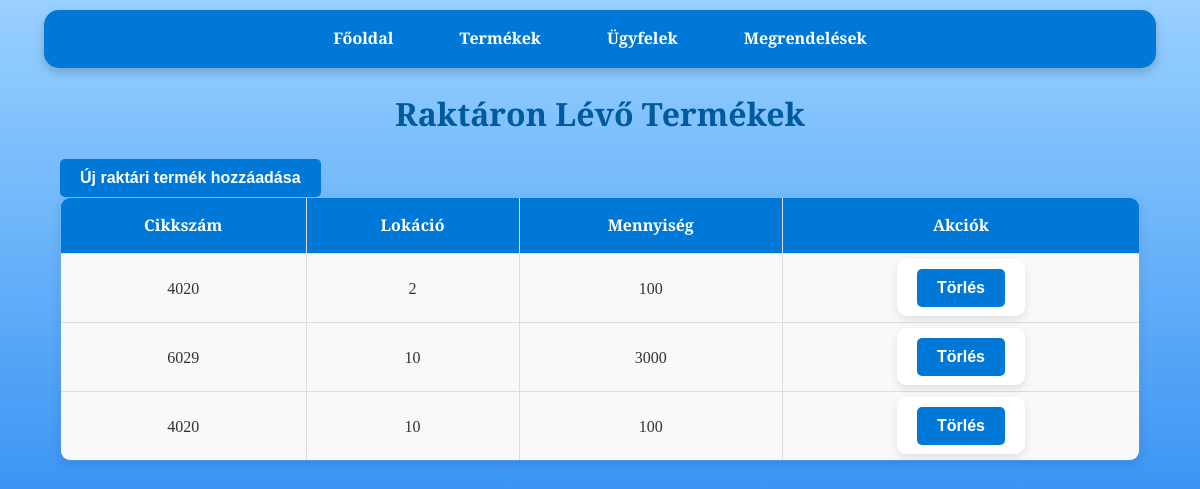
Page /stock on the earlier database version.
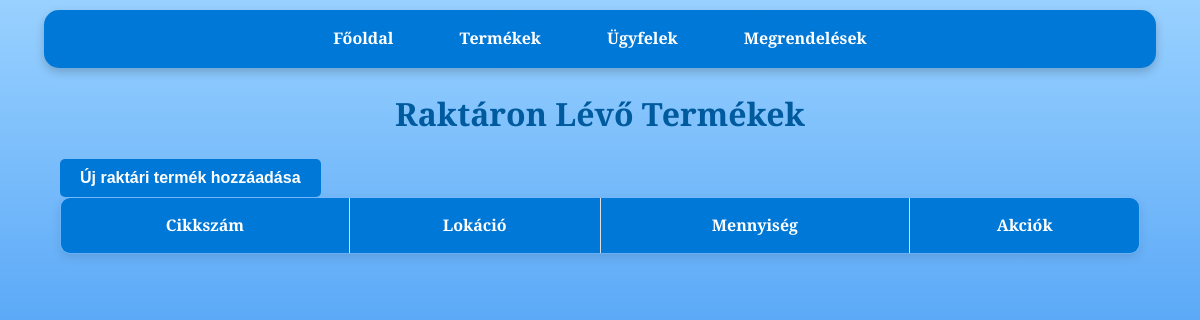
Same page on the later database version.
### tables this page shows
CREATE TABLE stock (
            id INTEGER PRIMARY KEY,
            cikkszam TEXT,
            lokacio TEXT,
            mennyiseg INTEGER,
            FOREIGN KEY (cikkszam) REFERENCES products(cikkszam) ON DELETE CASCADE
        );

CREATE TABLE products (
                    id INTEGER PRIMARY KEY,
                    cikkszam TEXT UNIQUE,
                    nev TEXT,
                    ar REAL,
                    suly REAL,
                    kategoria TEXT);

### app.py (the view)
@app.route('/stock')
def stock():
    conn = get_db_connection()
    stock = conn.execute('''SELECT stock.id, products.cikkszam, stock.lokacio, stock.mennyiseg
                            FROM stock
                            JOIN products ON stock.cikkszam = products.cikkszam''').fetchall()
    conn.close()
    return render_template('stock.html', stock=stock)

### app.py (called while the page is built)
def get_db_connection():
    conn = sqlite3.connect('database.db')
    conn.row_factory = sqlite3.Row
    return conn

### templates/stock.html (shortened to what this page needs)
<!DOCTYPE html>
<html lang="hu">
<head>
    <link rel="stylesheet" href="{{ url_for('static', filename='css/style.css') }}">
</head>
<body>
    <nav>
        <a href="{{ url_for('index') }}">Főoldal</a>
        <a href="{{ url_for('products') }}">Termékek</a>
        <a href="{{ url_for('customers') }}">Ügyfelek</a>
        <a href="{{ url_for('orders') }}">Megrendelések</a>
    </nav>
    <h1>Raktáron Lévő Termékek</h1>
    <div class="container">
        <a href="{{ url_for('add_stock') }}">
            <button>Új raktári termék hozzáadása</button>
        </a>
        <table>
            <thead>
                <tr>
                    <th>Cikkszám</th>
                    <th>Lokáció</th>
                    <th>Mennyiség</th>
                    <th>Akciók</th>
                </tr>
            </thead>
            <tbody>
                {% for item in stock %}
                <tr>
                    <td>{{ item.cikkszam }}</td>
                    <td>{{ item.lokacio }}</td>
                    <td>{{ item.mennyiseg }}</td>
                    <td>
                        <form action="{{ url_for('delete_stock', stock_id=item.id) }}" method="POST" style="display:inline;">
                            <button type="submit" onclick="return confirm('Biztosan törli a rekordot?');">Törlés</button>
                        </form>
                    </td>
                </tr>
                {% endfor %}
            </tbody>
        </table>
    </div>
</body>
</html>

### static/css/style.css (style rules this page uses)
body { font-family: 'Merriweather', serif; margin: 0; padding: 0; background: linear-gradient(to bottom, #99d1ff, #006eec); background-attachment: fixed; background-size: cover; color: #333; line-height: 1.6; }
body::before { content: ''; position: fixed; top: 0; left: 0; width: 100%; height: 100%; background-image: url('https://www.transparenttextures.com/patterns/cubes.png'); opacity: 0.4; z-index: -1; pointer-events: none; }
nav { background-color: #0078D7; color: #fff; padding: 1rem; margin: 10px auto; width: 90%; max-width: 1200px; border-radius: 15px; box-shadow: 0 4px 10px rgba(0, 0, 0, 0.2); text-align: center; }
nav a { color: white; text-decoration: none; margin: 0 15px; font-weight: bold; padding: 0.5rem 1rem; border-radius: 5px; transition: background-color 0.3s ease; }
h1 { text-align: center; margin: 20px 0; color: #005a9e; font-weight: 700; }
button { background-color: #0078D7; color: white; border: none; padding: 10px 20px; border-radius: 5px; font-weight: bold; cursor: pointer; font-size: 1rem; transition: background-color 0.3s ease; text-decoration: none; }
.container { width: 90%; margin: 20px auto; }
table { width: 100%; border-collapse: collapse; border-radius: 10px; overflow: hidden; box-shadow: 0 4px 10px rgba(0, 0, 0, 0.1); }
table, th, td { border: 1px solid #ddd; }
th { background-color: #0078D7; color: white; font-weight: bold; padding: 15px; }

Differences in the rows shown:
removed stock: cikkszam "4020", lokacio "2", mennyiseg "100"
removed stock: cikkszam "6029", lokacio "10", mennyiseg "3000"
removed stock: cikkszam "4020", lokacio "10", mennyiseg "100"
